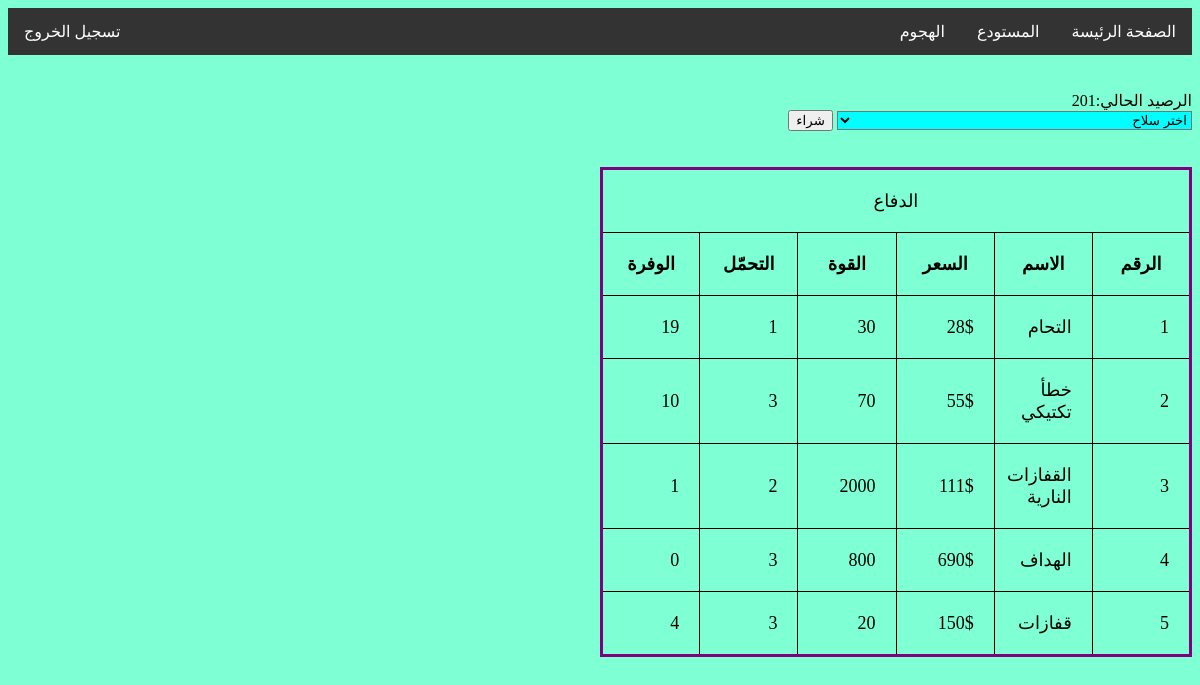
The page /member/store.php?p=d1 (signed in) on the database its author committed.
### tables this page shows
CREATE TABLE `store` (
  `id` int(11) NOT NULL,
  `product` varchar(30) NOT NULL,
  `price` int(5) NOT NULL,
  `power` int(5) NOT NULL,
  `usingTimes` int(3) NOT NULL,
  `qty` int(5) NOT NULL,
  `kind` varchar(20) NOT NULL
);

### member/store.php (the view, shortened to what this page needs)
<?php
require_once "header.php";
echo "الرصيد الحالي:" . $_SESSION['money'] . "</br>";
?>
<form action="" method="POST">
    <select name="ops">
        <option value="" disabled selected>اختر سلاح</option>
    </select>
    <input type="submit" name="submit" value="شراء">
    <br>
    <br>
</form>
    <?php
if ($_GET['p'] == 'w1' || $_GET['p'] == 'w2' || $_GET['p'] == 'w3') {
    $i = 1;
    $stores = $conn->query("SELECT * FROM store WHERE kind = 'هجوم'");
    echo "<table style=>";
    echo '<tr><td style="text-align:center" colspan= "5">الهجوم</td></tr>';
    echo '<tr> <th>الرقم</th> <th>الاسم</th> <th>السعر</th> <th>القوة</th> <th>الوفرة</th></tr>';
    while($store = mysqli_fetch_array($stores)){
        echo "<tr>";
        echo "<td>". $i . "</td>";
        echo "<td>". $store['product']. "</td>";
        echo "<td>". $store['price']. "$</td>";
        echo "<td>". $store['power']. "</td>";
        echo "<td>". $store['qty']. "</td>";
        echo "</tr>";
        $i++;
    }
    echo "</table></br>";
} elseif ($_GET['p'] == 'd1') {
    $i = 1;
    $stores = $conn->query("SELECT * FROM store WHERE kind = 'دفاع'");
    echo "<table>";
    echo '<tr><td style="text-align:center" colspan= "6">الدفاع</td></tr>';
    echo '<tr> <th>الرقم</th> <th>الاسم</th> <th>السعر</th> <th>القوة</th> <th>التحمّل</th> <th>الوفرة</th></tr>';
    while($store = mysqli_fetch_array($stores)){
        echo "<tr>";
        echo "<td>". $i . "</td>";
        echo "<td>". $store['product']. "</td>";
        echo "<td>". $store['price']. "$</td>";
        echo "<td>". $store['power']. "</td>";
        echo "<td>". $store['usingTimes']. "</td>";
        echo "<td>". $store['qty']. "</td>";
        echo "</tr>";
        $i++;
}
}
require_once ("footer.php");
    ?>

### member/style.css (style rules this page uses)
table, th, td { border: 1px solid black; border-collapse: collapse; }
table { display: inline-flexbox; table-layout: fixed; width: 50%; border-collapse: collapse; border: 3px solid purple; font-size: large; }
th, td { padding: 20px; }
body { background-color: aquamarine; }
select { background-color: aqua; width: 30%; }

### rows shown on the page
store: product "التحام", price "28", power "30", usingTimes "1", qty "19"
store: product "خطأ تكتيكي", price "55", power "70", usingTimes "3", qty "10"
store: product "القفازات النارية", price "111", power "2000", usingTimes "2", qty "1"
store: product "الهداف", price "690", power "800", usingTimes "3", qty "0"
store: product "قفازات", price "150", power "20", usingTimes "3", qty "4"

### other values the page prints
$_SESSION['money'] "201"
